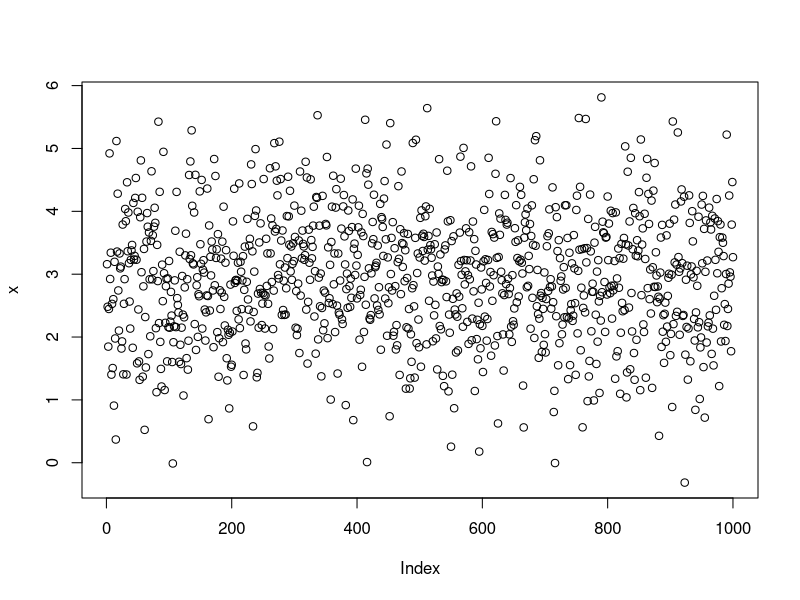
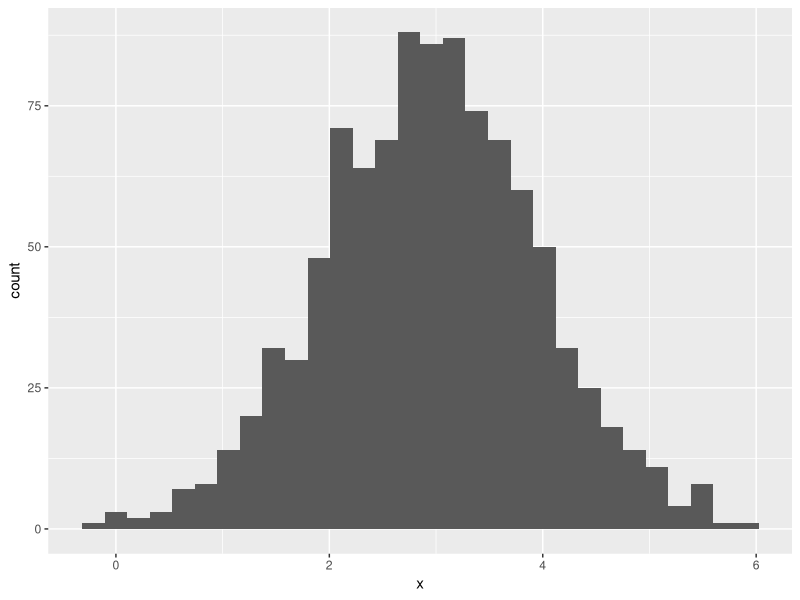

Reproduce these figures in R, in order.
##pacotes
library(ggplot2)

##teste

x <- rnorm(1000, 3, 1)

plot(x)

##como criar um histograma no ggplot2
dados <- data.frame(x)

dados |>
  ggplot() +
  aes(x = x) +
  geom_histogram()
